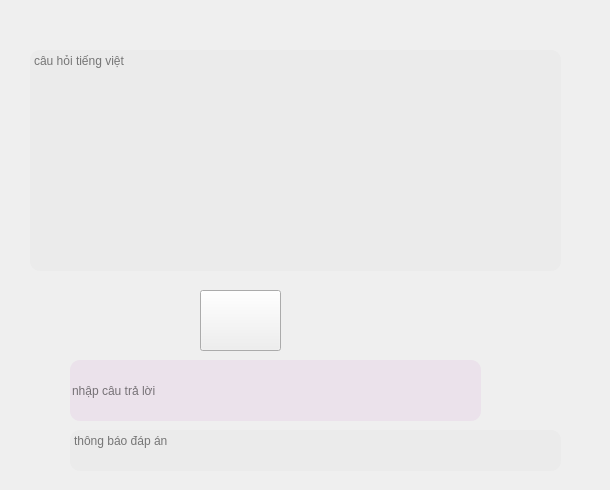
    <widget class="QWidget" name="tab_2">
     <attribute name="title">
      <string>nói_part 2</string>
     </attribute>
     <widget class="QStackedWidget" name="stackednoi">
      <property name="geometry">
       <rect>
        <x>10</x>
        <y>10</y>
        <width>591</width>
        <height>471</height>
       </rect>
      </property>
      <property name="currentIndex">
       <number>0</number>
      </property>
      <widget class="QWidget" name="page_4">
       <widget class="QTextEdit" name="text_vi_noi_2">
        <property name="geometry">
         <rect>
          <x>20</x>
          <y>40</y>
          <width>531</width>
          <height>221</height>
         </rect>
        </property>
        <property name="mouseTracking">
         <bool>true</bool>
        </property>
        <property name="styleSheet">
         <string notr="true">border-radius: 10px;
color: black;
background: rgba(231, 231, 231, 0.5);
</string>
        </property>
        <property name="placeholderText">
         <string>câu hỏi tiếng việt</string>
        </property>
       </widget>
       <widget class="QLineEdit" name="tl_noi_2">
        <property name="geometry">
         <rect>
          <x>60</x>
          <y>350</y>
          <width>411</width>
          <height>61</height>
         </rect>
        </property>
        <property name="styleSheet">
         <string notr="true">border-radius: 10px;
color: black;
background: rgba(231, 212, 231, 0.5);
</string>
        </property>
        <property name="text">
         <string/>
        </property>
        <property name="placeholderText">
         <string>nhập câu trả lời</string>
        </property>
       </widget>
       <widget class="QTextEdit" name="tbao_noi_2">
        <property name="geometry">
         <rect>
          <x>60</x>
          <y>420</y>
          <width>491</width>
          <height>41</height>
         </rect>
        </property>
        <property name="mouseTracking">
         <bool>true</bool>
        </property>
        <property name="styleSheet">
         <string notr="true">border-radius: 10px;
color: black;
background: rgba(231, 231, 231, 0.5);
</string>
        </property>
        <property name="placeholderText">
         <string>thông báo đáp án</string>
        </property>
       </widget>
       <widget class="QPushButton" name="pushButton_10">
        <property name="geometry">
         <rect>
          <x>190</x>
          <y>280</y>
          <width>81</width>
          <height>61</height>
         </rect>
        </property>
        <property name="styleSheet">
         <string notr="true">

QPushButton:hover {
    background-color: rgb(170, 255, 0);
}</string>
        </property>
        <property name="text">
         <string/>
        </property>
        <property name="icon">
         <iconset resource="anh/GHI.qrc">
          <normaloff>:/newPrefix/ghiam.png</normaloff>:/newPrefix/ghiam.png</iconset>
        </property>
        <property name="iconSize">
         <size>
          <width>50</width>
          <height>50</height>
         </size>
        </property>
       </widget>
      </widget>
     </widget>
    </widget>
